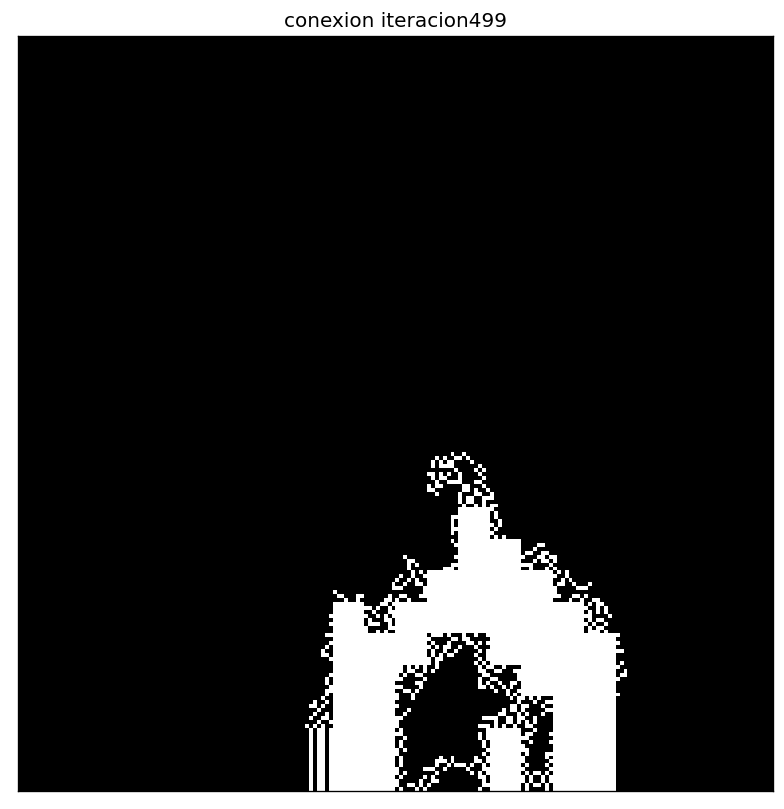

Here is the Python script that generated this plot:
# -*- coding: utf-8 -*-
"""
Created on Mon Nov 16 22:56:51 2020

@author: win10
"""

# -*- coding: utf-8 -*-
"""
Created on Mon Nov 16 18:06:25 2020

@author: win10
"""
# -*- coding: utf-8 -*-

"""
Created on Tue Aug 25 23:58:23 2020

@author: win10
"""
# for inline image display inside notebook
# % matplotlib inline
import cv2 
import numpy as np
from PIL import Image, ImageFont, ImageDraw
from PIL.ImageChops import add, subtract, multiply, difference, screen
import PIL.ImageStat as stat
from skimage.io   import imread, imsave, imshow, show, imread_collection
from skimage.io import imshow_collection
from skimage import color, viewer, exposure, img_as_float, data
from skimage.transform import SimilarityTransform, warp, swirl
from skimage.util import invert, random_noise, montage
import matplotlib.image as mpimg
import matplotlib.pylab as plt
from scipy.ndimage import affine_transform, zoom
from scipy import misc
import cv2
import numpy as np
 


input_image = cv2.imread("C:\\Users\win10\Desktop\procesamiento de imagenes\\thinning.jpg",0)



length,width=input_image.shape

comparison=np.ones((length,width),np.uint8)

comparison[147][109]=255;
comaparison1=comparison

kernel = np.array((
        [1, 1, 1],
        [1, 1,  1],
        [1, 1, 1]), dtype="int")

def andoperator(array,array2):
    
    length,width=array.shape
    
    print(array.shape)
    
    array3=np.ones((length,width))
    
    for w in  range(0,width):
        for l in range(0,length):
                   
            if((array[w][l]==255)&(array2[w][l]==255)):
                array3[w][l]=255
            else:
                array3[w][l]=0
    
    return array3
            
        
my_dpi=120

plt.figure(figsize=(1000/my_dpi, 1000/my_dpi), dpi=my_dpi)

xl2 =np.ones((3,3))    


for var in range(1500):

    xl = cv2.dilate(comparison,kernel,iterations = 1)
    
    print(xl)
    print(xl2)
    if((var>0)&(np.array_equal(xl,xl2))):
        print("iguales")
        break
    
    xl2=xl
    
    
    comparison=andoperator(input_image,xl)
     

plt.subplot(111),plt.imshow(comparison, cmap = 'gray')
plt.title('conexion iteracion'+str(var)), plt.xticks([]), plt.yticks([])
